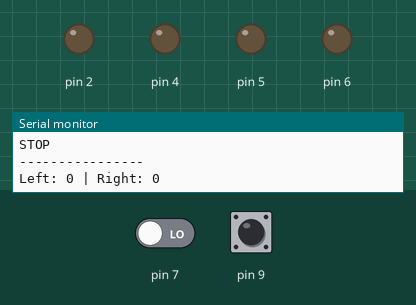
Bench run of a sketch on a simulated Arduino Uno, built with avr-gcc and run on an emulated ATmega328P. Shown: output pins drawn as LEDs (lit = HIGH), the last lines printed to the serial monitor. Dashed ring = blinking. The inputs (shaded band) are chosen by the test bench; at power-on: pin 7 LOW, pin 9 LOW.

Above: at 1.2 s.
1.3 s: pin 7 driven HIGH
At 2.3 s:
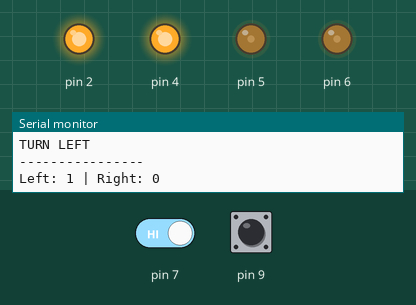
2.8 s: pin 9 driven HIGH
At 3.2 s:
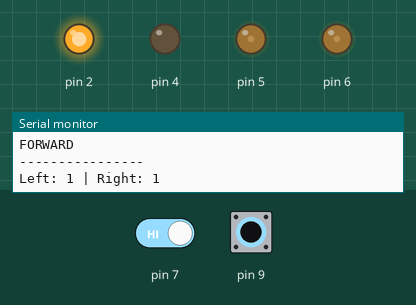
4.3 s: pin 7 driven LOW
At 5.5 s:
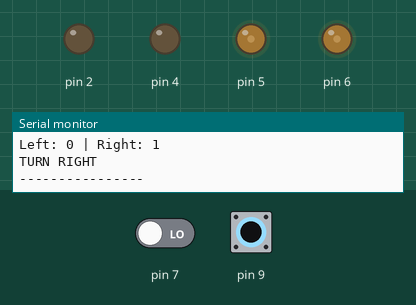
5.8 s: pin 9 pulsed LOW 5 times (0.12 s each, 0.3 s apart)
At 6.37 s:
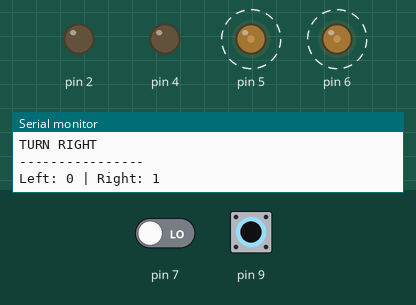
10.3 s: pin 9 driven LOW
At 11.5 s:
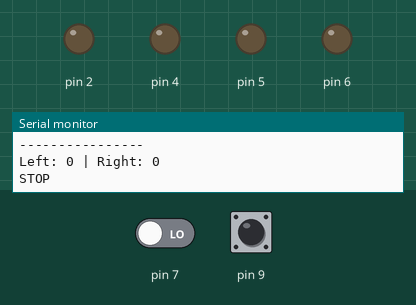
11.8 s: pin 7 driven HIGH and pin 9 driven HIGH
At 13.1 s:
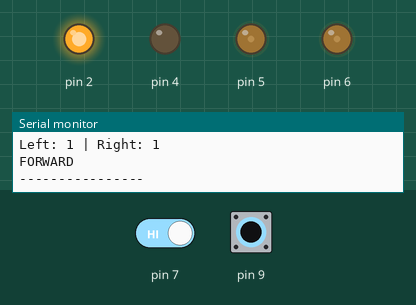
Timing chart, 0 to 14.8 s (numbered marks = the images above; inputs shaded):
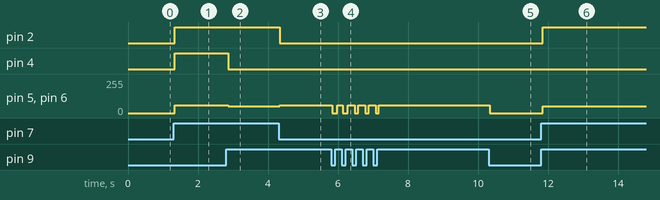

Measured:
- after the input at 1.3 s, pin 2, pin 4: LOW → HIGH at once; pin 5, pin 6: 0/255 → 60/255 at once
- after the input at 2.8 s, pin 4: HIGH → LOW after 0.06 s; pin 5, pin 6: 60/255 → 50/255 after 0.06 s
- after the input at 4.3 s, pin 2: HIGH → LOW at once; pin 5, pin 6: 50/255 → 60/255 at once
- after the input at 5.8 s, pin 5, pin 6: alternates 60/255 for 0.20 s and 0/255 for 0.10 s, 10 changes in all, then stays 60/255, starting at once
- after the input at 10.3 s, pin 5, pin 6: 60/255 → 0/255 at once
- after the input at 11.8 s, pin 2: LOW → HIGH after 0.05 s; pin 5, pin 6: 0/255 → 50/255 after 0.05 s

The sketch:

line_tracking.ino
```cpp
void Infrared_Tracing() {
  int Left_Tra_Value = 1;
  int Right_Tra_Value = 1;
  int Black = 0;

  Left_Tra_Value = digitalRead(7);
  Right_Tra_Value = digitalRead(9);

  // 🔍 DEBUG PRINTS
  Serial.print("Left: ");
  Serial.print(Left_Tra_Value);
  Serial.print(" | Right: ");
  Serial.println(Right_Tra_Value);

  if (Left_Tra_Value != Black && Right_Tra_Value != Black) {
    Serial.println("FORWARD");
    digitalWrite(2, HIGH);
    analogWrite(5, 50);
    digitalWrite(4, LOW);
    analogWrite(6, 50);
  }
  else if (Left_Tra_Value == Black && Right_Tra_Value != Black) {
    Serial.println("TURN RIGHT");
    digitalWrite(2, LOW);
    analogWrite(5, 60);
    digitalWrite(4, LOW);
    analogWrite(6, 60);
  }
  else if (Left_Tra_Value != Black && Right_Tra_Value == Black) {
    Serial.println("TURN LEFT");
    digitalWrite(2, HIGH);
    analogWrite(5, 60);
    digitalWrite(4, HIGH);
    analogWrite(6, 60);
  }
  else if (Left_Tra_Value == Black && Right_Tra_Value == Black) {
    Serial.println("STOP");
    digitalWrite(2, LOW);
    analogWrite(5, 0);
    digitalWrite(4, LOW);
    analogWrite(6, 0);
  }

  Serial.println("----------------");
}
void setup(){
  Serial.begin(9600);
  pinMode(7, INPUT);
  pinMode(9, INPUT);
  pinMode(2, OUTPUT);
  pinMode(5, OUTPUT);
  pinMode(4, OUTPUT);
  pinMode(6, OUTPUT);
}

void loop(){
  Infrared_Tracing();

}
```
